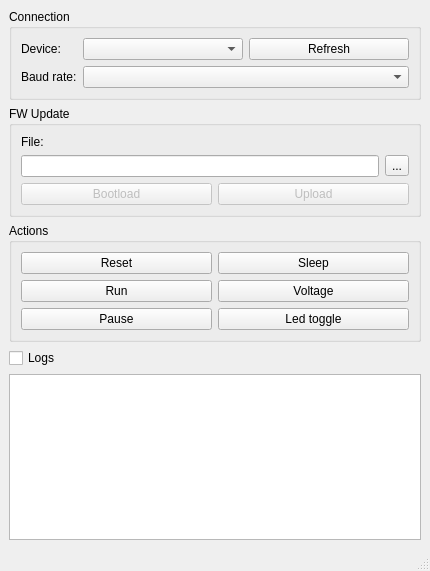
<?xml version="1.0" encoding="UTF-8"?>
<ui version="4.0">
 <class>MainWindow</class>
 <widget class="QMainWindow" name="MainWindow">
  <property name="geometry">
   <rect>
    <x>0</x>
    <y>0</y>
    <width>430</width>
    <height>571</height>
   </rect>
  </property>
  <property name="windowTitle">
   <string>OHC Kilobot Programmer</string>
  </property>
  <widget class="QWidget" name="centralwidget">
   <layout class="QVBoxLayout" name="verticalLayout_2">
    <item>
     <widget class="QGroupBox" name="groupBox">
      <property name="title">
       <string>Connection</string>
      </property>
      <layout class="QFormLayout" name="formLayout">
       <item row="0" column="0">
        <widget class="QLabel" name="label">
         <property name="text">
          <string>Device:</string>
         </property>
        </widget>
       </item>
       <item row="0" column="1">
        <layout class="QHBoxLayout" name="horizontalLayout_3">
         <item>
          <widget class="QComboBox" name="cbDevice">
           <property name="editable">
            <bool>false</bool>
           </property>
          </widget>
         </item>
         <item>
          <widget class="QPushButton" name="pushButton">
           <property name="text">
            <string>Refresh</string>
           </property>
          </widget>
         </item>
        </layout>
       </item>
       <item row="1" column="0">
        <widget class="QLabel" name="label_2">
         <property name="text">
          <string>Baud rate:</string>
         </property>
        </widget>
       </item>
       <item row="1" column="1">
        <widget class="QComboBox" name="cbBaudRate"/>
       </item>
      </layout>
     </widget>
    </item>
    <item>
     <widget class="QGroupBox" name="groupBox_3">
      <property name="title">
       <string>FW Update</string>
      </property>
      <layout class="QVBoxLayout" name="verticalLayout">
       <item>
        <widget class="QLabel" name="label_3">
         <property name="text">
          <string>File:</string>
         </property>
        </widget>
       </item>
       <item>
        <layout class="QHBoxLayout" name="horizontalLayout">
         <item>
          <widget class="QLineEdit" name="leFile"/>
         </item>
         <item>
          <widget class="QToolButton" name="tbBrowse">
           <property name="text">
            <string>...</string>
           </property>
          </widget>
         </item>
        </layout>
       </item>
       <item>
        <layout class="QHBoxLayout" name="horizontalLayout_2">
         <item>
          <widget class="QPushButton" name="pbBootLoader">
           <property name="enabled">
            <bool>false</bool>
           </property>
           <property name="text">
            <string>Bootload</string>
           </property>
          </widget>
         </item>
         <item>
          <widget class="QPushButton" name="pbUpload">
           <property name="enabled">
            <bool>false</bool>
           </property>
           <property name="text">
            <string>Upload</string>
           </property>
          </widget>
         </item>
        </layout>
       </item>
      </layout>
     </widget>
    </item>
    <item>
     <widget class="QGroupBox" name="groupBox_2">
      <property name="title">
       <string>Actions</string>
      </property>
      <layout class="QGridLayout" name="gridLayout">
       <item row="0" column="0">
        <widget class="QPushButton" name="pbReset">
         <property name="text">
          <string>Reset</string>
         </property>
        </widget>
       </item>
       <item row="1" column="0">
        <widget class="QPushButton" name="pbRun">
         <property name="text">
          <string>Run</string>
         </property>
        </widget>
       </item>
       <item row="0" column="1">
        <widget class="QPushButton" name="pbSleep">
         <property name="text">
          <string>Sleep</string>
         </property>
        </widget>
       </item>
       <item row="1" column="1">
        <widget class="QPushButton" name="pbVoltage">
         <property name="text">
          <string>Voltage</string>
         </property>
        </widget>
       </item>
       <item row="2" column="0">
        <widget class="QPushButton" name="pbPause">
         <property name="text">
          <string>Pause</string>
         </property>
        </widget>
       </item>
       <item row="2" column="1">
        <widget class="QPushButton" name="pbLedToggle">
         <property name="text">
          <string>Led toggle</string>
         </property>
        </widget>
       </item>
      </layout>
     </widget>
    </item>
    <item>
     <widget class="QCheckBox" name="chLog">
      <property name="text">
       <string>Logs</string>
      </property>
     </widget>
    </item>
    <item>
     <widget class="QTextEdit" name="teLog"/>
    </item>
   </layout>
  </widget>
  <widget class="QMenuBar" name="menubar">
   <property name="geometry">
    <rect>
     <x>0</x>
     <y>0</y>
     <width>430</width>
     <height>24</height>
    </rect>
   </property>
  </widget>
  <widget class="QStatusBar" name="statusbar"/>
 </widget>
 <resources/>
 <connections>
  <connection>
   <sender>chLog</sender>
   <signal>toggled(bool)</signal>
   <receiver>teLog</receiver>
   <slot>setVisible(bool)</slot>
   <hints>
    <hint type="sourcelabel">
     <x>216</x>
     <y>334</y>
    </hint>
    <hint type="destinationlabel">
     <x>212</x>
     <y>386</y>
    </hint>
   </hints>
  </connection>
 </connections>
</ui>
